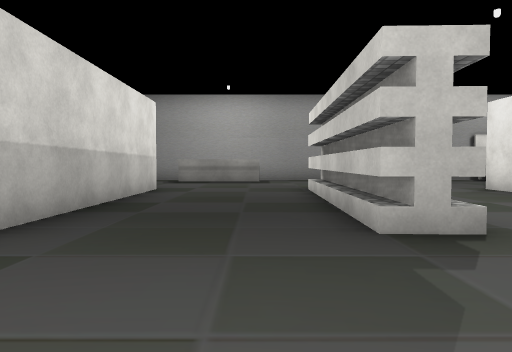
View 1 (above)

24 first-person views from a walk through a scene from a Unity 3-D project. The camera is 1.2 m above the floor, tilts 2° down and sees 70° across. Doors are open. The floor is counted in squares, 2 m on a side. Each view is taken from the middle of a square. On the plan, view 1 faces up. The plan holds only what a view shows up to about 10 squares ahead; the rest is blank. The place goes on beyond the plan. The player is left out. Some surface patterns are stand-ins.

View 2
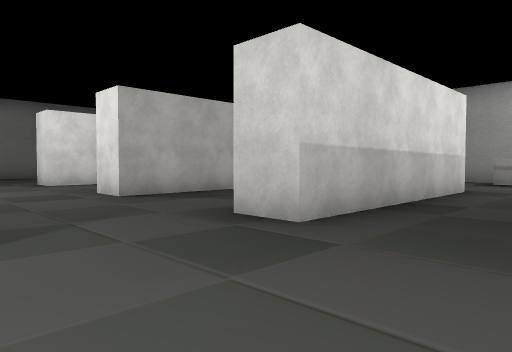

View 3
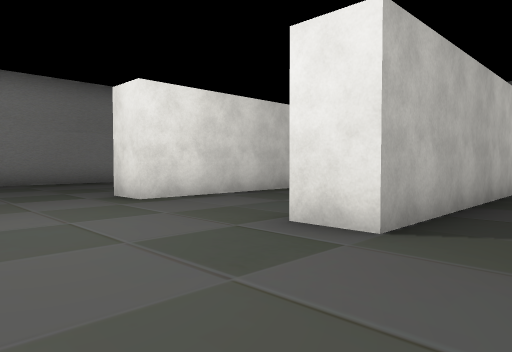

View 4
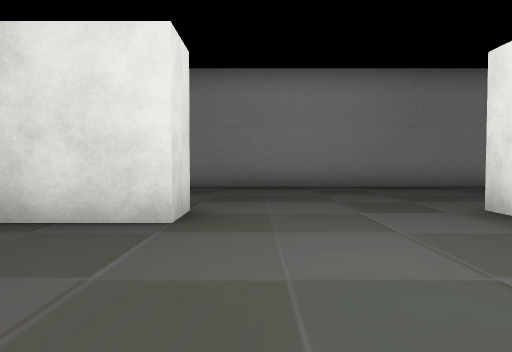

View 5
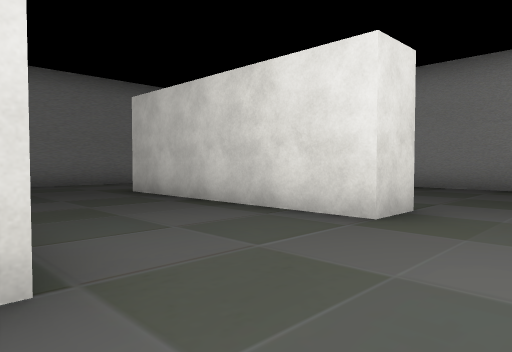

View 6
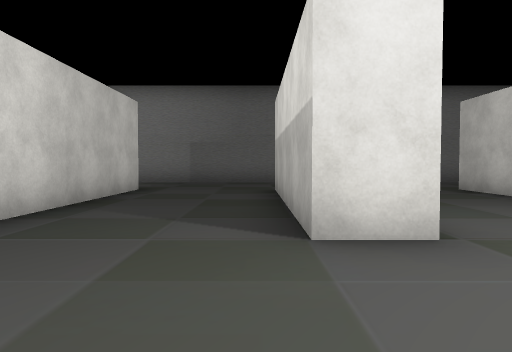

View 7
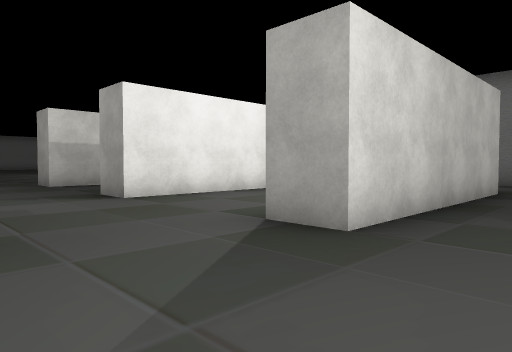

View 8
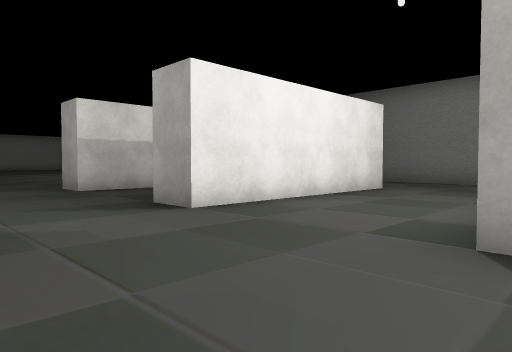

View 9
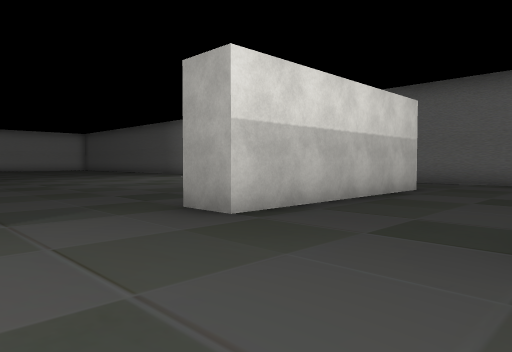

View 10
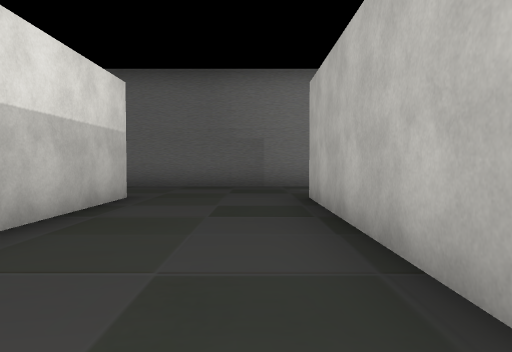

View 11
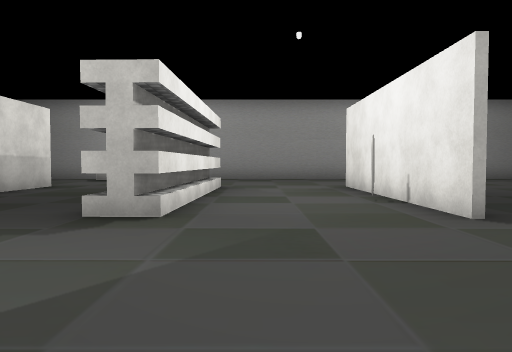

View 12
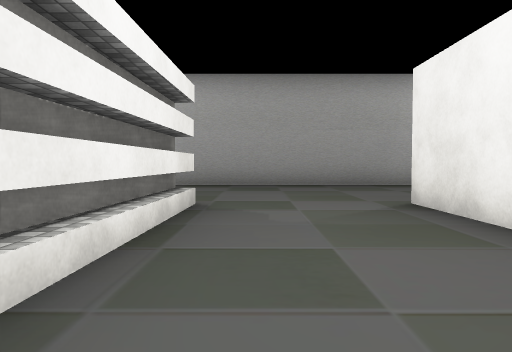

View 13
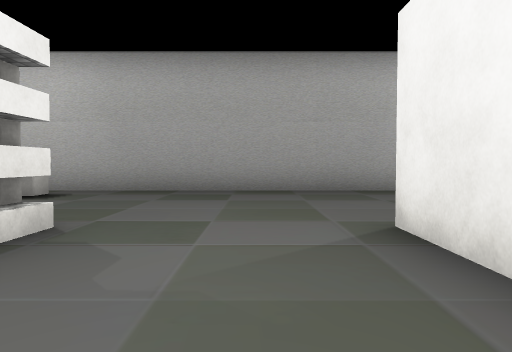

View 14
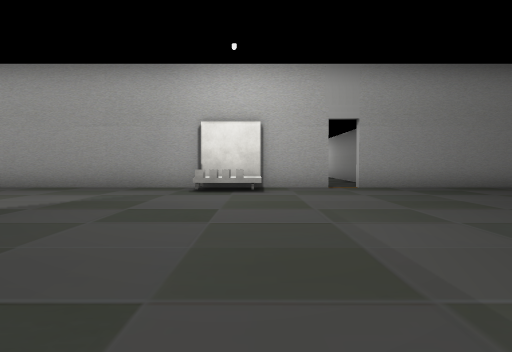

View 15
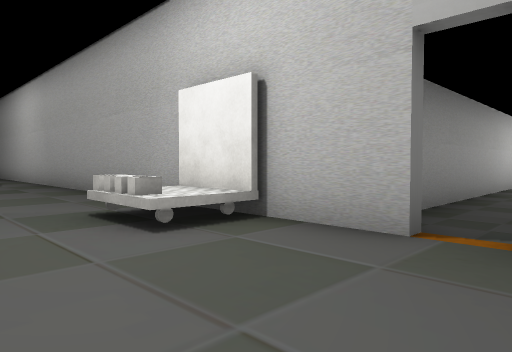

View 16
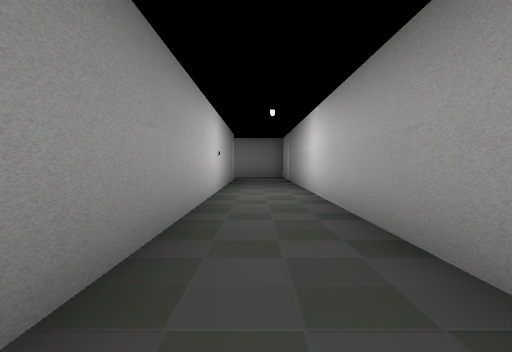

View 17
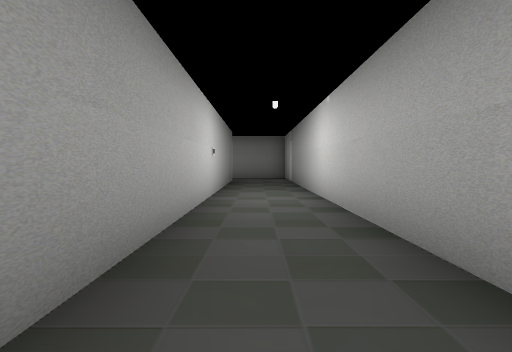

View 18
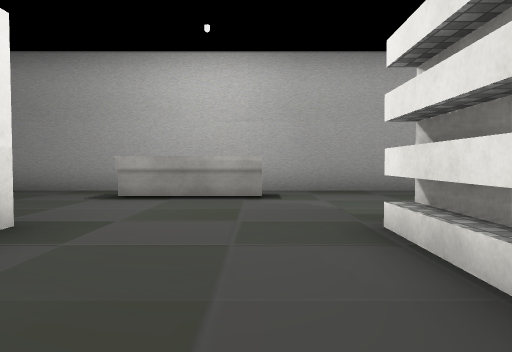

View 19
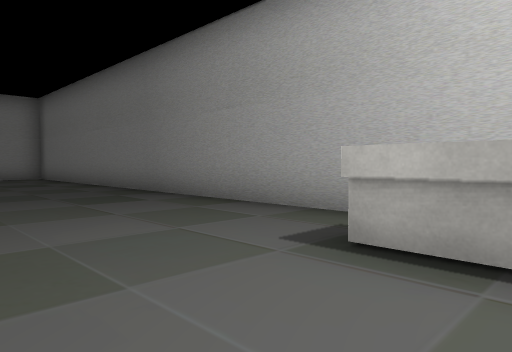

View 20
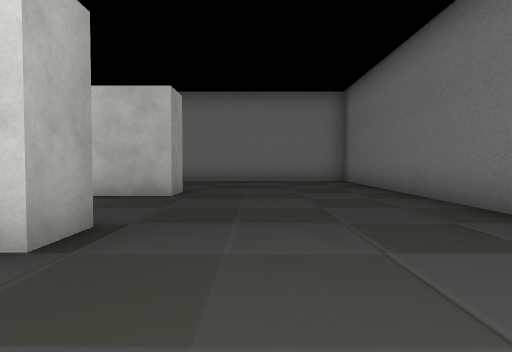

View 21
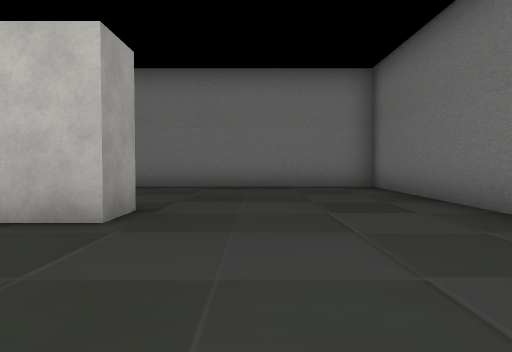

View 22
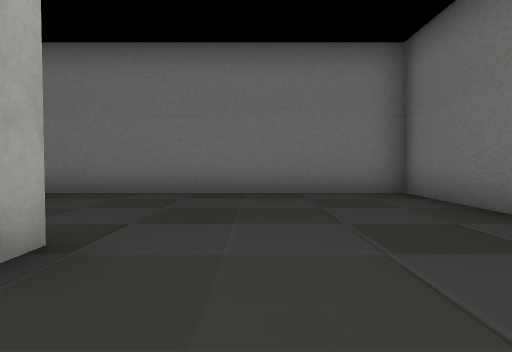

View 23
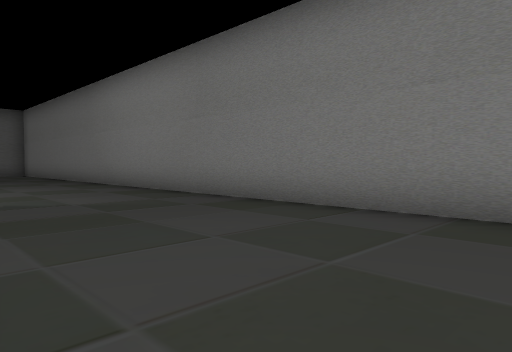

View 24
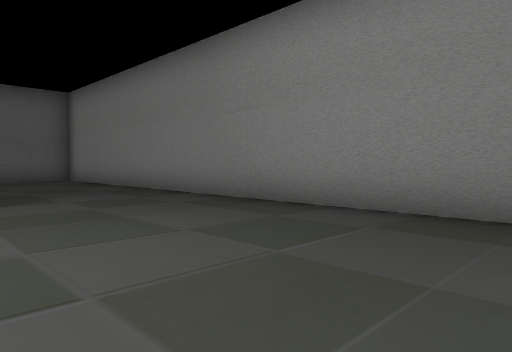

### Floor plan
Points are (right, up) in squares from view 1. A wall is a line through its corners. A room is listed if a view was taken in it or the views show most of it. See-through windows are left out.
Room 1 (views 1, 2, 3, 4, 5, 6, 7, 8, 9, 10, 11, 12, 13, 14, 15, 18, 19, 20, 21, 22, 23, 24)
walls: (1.3, 3) (1.5, 8.5); (2.1, -1.2) (2.1, -6.5); (5.3, 2.9) (5.3, 8.5); (-2.3, 8.5) (-2.3, 2.9) (-3.4, 2.9); (-7.5, -0.8) (-6.4, -0.8) (-6.4, -6.4); (1.8, 8.5) (1.6, 3); (2.1, 8.5) (2.1, 2.9) (1.1, 2.9) (1.1, 8.5); (1.1, -6.4) (1.1, -0.8) (2.1, -0.8); (-3.3, -6.5) (-3.3, -0.8) (-2.2, -0.8); (-7.5, 8.5) (-6.4, 8.5) (-6.4, 2.9) (-7.5, 2.9); (0.1, 12) (0.1, 11.3) (-2.5, 11.3); (5.3, -6.5) (5.3, -0.8) (6.4, -0.8); (-11.8, -0.8) (-10.7, -0.8) (-10.7, -6.5); (1.5, -9.4) (6.4, -9.4); (-11.8, 8.5) (-10.7, 8.5) (-10.7, 2.9) (-11.8, 2.9); (-10.8, -9.4) (-9.4, -9.4); (10.9, 13) (-16.4, 13) (-16.4, -5.9); (14.5, 13) (11.5, 13)
ways out: opening at (11, 13) to room 2
objects: other object (8, 12) to (9, 12)
Room 2 (views 16, 17)
walls: (12.2, 14.6) (12.2, 24); (10.2, 23.9) (10.2, 14.1)
ways out: opening at (11, 13) to room 1

Where each view was taken, in squares from view 1:
view 1: 0 up, 0 right, facing up
view 2: 0 up, 0 right, facing up-left
view 3: 0 up, 5 left, facing up-left
view 4: 0 up, 7 left, facing left
view 5: 1 up, 7 left, facing down-left
view 6: 2 up, 6 left, facing down
view 7: 2 up, 5 left, facing down-right
view 8: 2 up, 3 left, facing down-right
view 9: 2 up, 2 right, facing down-right
view 10: 0 up, 3 right, facing down
view 11: 1 down, 3 right, facing up
view 12: 3 up, 3 right, facing up
view 13: 5 up, 4 right, facing up
view 14: 4 up, 9 right, facing up
view 15: 10 up, 12 right, facing up-left
view 16: 13 up, 11 right, facing up
view 17: 14 up, 11 right, facing up
view 18: 5 up, 0 right, facing up
view 19: 9 up, 1 left, facing up-left
view 20: 10 up, 4 left, facing left
view 21: 10 up, 7 left, facing left
view 22: 10 up, 9 left, facing left
view 23: 10 up, 12 left, facing down-left
view 24: 4 up, 12 left, facing down-left
